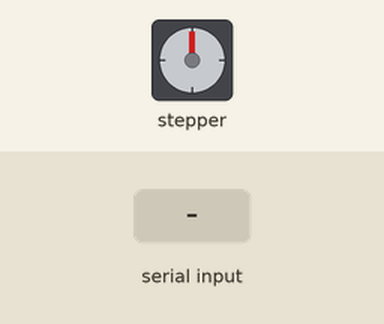
Simulated run of this sketch. Board: Arduino Uno, built with avr-gcc and run on an emulated ATmega328P. Shown: stepper motor. The inputs (shaded band) are chosen by the test bench. Stepper angles assume 513 steps per turn; what the sketch prints to the serial monitor is not drawn.

Above: at 1.2 s.
1.3 s: "90,45\n" received over Serial
At 4.1 s:
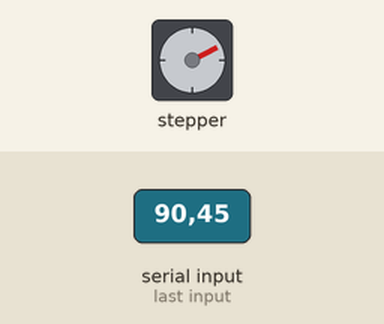
4.3 s: "30,150\n" received over Serial
At 5.9 s:
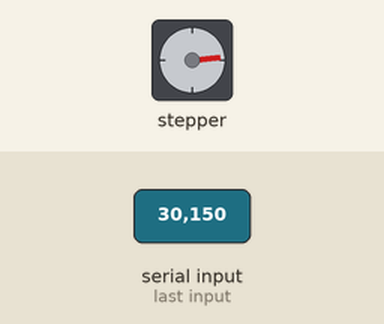
7.3 s: "90\n" received over Serial
At 9.8 s:
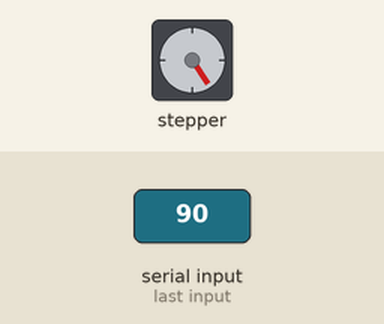
10.3 s: "200\n" received over Serial
At 10.51 s:
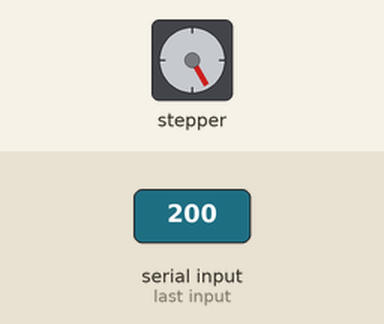
13.3 s: "90,45\n" received over Serial
16.3 s: "30,150\n" received over Serial
At 17.5 s:
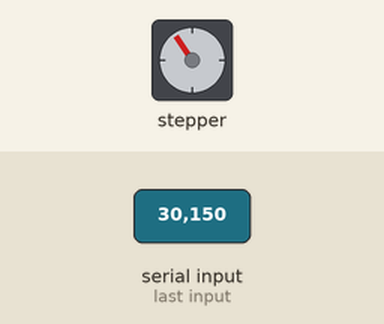
Timing chart, 0 to 19.3 s (numbered marks = the images above; inputs shaded):
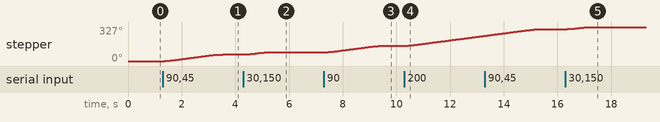

Measured:
- after the input at 1.3 s, stepper: turns 63° clockwise in 2.2 s, starting after 0.07 s
- after the input at 4.3 s, stepper: turns 21° clockwise in 0.92 s, starting after 0.07 s
- after the input at 7.3 s, stepper: turns 63° clockwise in 2.2 s, starting after 0.07 s
- after the input at 10.3 s, stepper: keeps turning clockwise at about 32°/s, starting at once
- after the input at 16.3 s, stepper: turns 21° clockwise in 0.88 s, starting at once

The sketch:

AccelStepper_Example.ino
```cpp
// Shows how to run three Steppers at once with varying speeds
//
// Requires the Adafruit_Motorshield v2 library
//   https://github.com/adafruit/Adafruit_Motor_Shield_V2_Library
// And AccelStepper with AFMotor support
//   https://github.com/adafruit/AccelStepper

// This tutorial is for Adafruit Motorshield v2 only!
// Will not work with v1 shields

#include <AccelStepper.h>
#include <Wire.h>
#include <Adafruit_MotorShield.h>
#include "utility/Adafruit_PWMServoDriver.h"

Adafruit_MotorShield AFMStop(0x60); // Default address, no jumpers

// Connect two steppers with 200 steps per revolution (1.8 degree)
// to the top shield
Adafruit_StepperMotor *myStepper = AFMStop.getStepper(513, 1);


// you can change these to DOUBLE or INTERLEAVE or MICROSTEP!
// wrappers for the first motor!
void forwardstep() {
  myStepper->onestep(FORWARD, SINGLE);
}
void backwardstep() {
  myStepper->onestep(BACKWARD, SINGLE);
}


// Now we'll wrap the 3 steppers in an AccelStepper object
AccelStepper stepper(forwardstep, backwardstep);
int cnt;

void setup()
{
  AFMStop.begin(); // Start the top shield
  Serial.begin(9600);
  stepper.setMaxSpeed(50.0);
  stepper.setAcceleration(100.0);
  //stepper.moveTo(257);
  cnt=0;
}

void loop()
{
    // Change direction at the limits
    if (Serial.available() > 0) {
      int dist = Serial.parseInt();
      if (dist != 0 ) {
        stepper.moveTo(stepper.currentPosition()+dist);
        Serial.println(dist);
        serialFlush();
      }
    }

    stepper.run();
      Serial.println(stepper.currentPosition());

}

void serialFlush() {
  while(Serial.available() > 0) {
    char t = Serial.read();
  }
}
```
